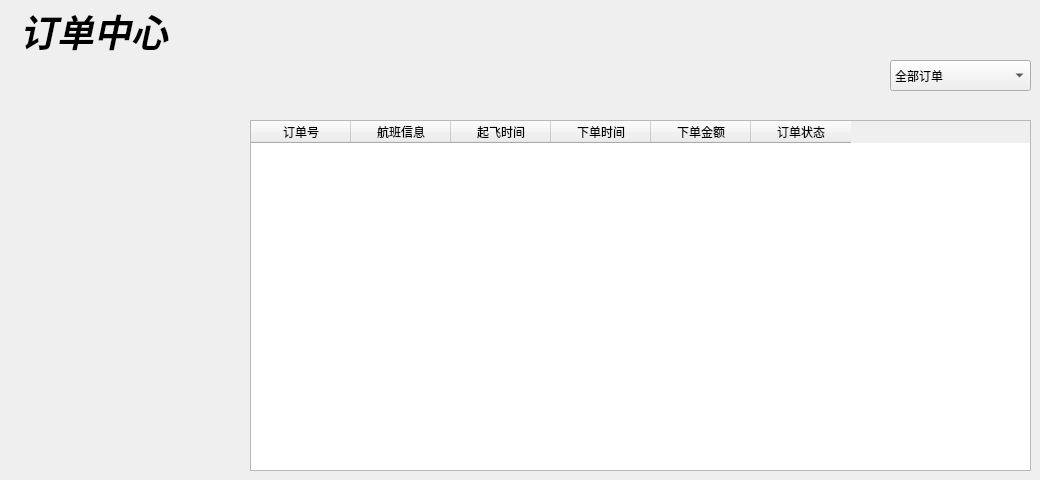
   <widget class="QWidget" name="order_page">
    <widget class="QTableWidget" name="order_cen_tableWidget">
     <property name="geometry">
      <rect>
       <x>250</x>
       <y>120</y>
       <width>781</width>
       <height>351</height>
      </rect>
     </property>
     <property name="styleSheet">
      <string notr="true">QPalette{background:#D7DBE4;}QGroupBox#gboxDevicePanel&gt;QLabel{color:#E7ECF0;}

QWidget#frmMain,QWidget[Form=&quot;true&quot;]{
border:1px solid #738393;
border-radius:0px;
}

.QFrame{
border:1px solid #C2CCD8;
border-radius:5px;
}

QLabel,QLineEdit,QTextEdit,QPlainTextEdit,QSpinBox,QGroupBox,QComboBox,QDateEdit,QTimeEdit,QDateTimeEdit,QSpinBox,QTreeView,QListView,QTableView,QTabWidget::pane{
color:#3D3E42;
}

QWidget#widget_title{
background:qlineargradient(spread:pad,x1:0,y1:0,x2:0,y2:1,stop:0 #667481,stop:1 #566373);
}

QLabel#lab_Ico,QLabel#lab_Title{
border-radius:0px;
color:#E7ECF0;
background-color:rgba(0,0,0,0);
border-style:none;
}

QToolButton::menu-indicator{
image:None;
}

QToolButton,QWidget#widget_frm&gt;QLabel{
border-style:none;
padding:10px;
color:#E7ECF0;
background:qlineargradient(spread:pad,x1:0,y1:0,x2:0,y2:1,stop:0 #667481,stop:1 #566373);
}

QToolButton:hover,QWidget#widget_frm&gt;QLabel:hover{
background:qlineargradient(spread:pad,x1:0,y1:0,x2:0,y2:1,stop:0 #778899,stop:1 #708090);
}

QLabel[labVideo=&quot;true&quot;]{
color:#E7ECF0;
border:1px solid #738393;
background:qlineargradient(spread:pad,x1:0,y1:0,x2:0,y2:1,stop:0 #667481,stop:1 #566373);
}

QLabel[labVideo=&quot;true&quot;]:focus{
border:1px solid #FF0000;
background:qlineargradient(spread:pad,x1:0,y1:0,x2:0,y2:1,stop:0 #778899,stop:1 #708090);
}

QLineEdit,QTextEdit,QPlainTextEdit,QSpinBox{
border:1px solid #C2CCD8;
border-radius:5px;
padding:2px;
background:none;
selection-background-color:#667481;
selection-color:#E7ECF0;
}

QLineEdit[echoMode=&quot;2&quot;]{
lineedit-password-character:9679;
}

.QGroupBox{
border:1px solid #C2CCD8;
border-radius:5px;
}

.QPushButton{
border-style:none;
border:1px solid #C2CCD8;
color:#E7ECF0;
padding:5px;
min-height:20px;
border-radius:5px;
background:qlineargradient(spread:pad,x1:0,y1:0,x2:0,y2:1,stop:0 #667481,stop:1 #566373);
}

.QPushButton:hover{
background:qlineargradient(spread:pad,x1:0,y1:0,x2:0,y2:1,stop:0 #778899,stop:1 #708090);
}

.QPushButton:pressed{
background:qlineargradient(spread:pad,x1:0,y1:0,x2:0,y2:1,stop:0 #667481,stop:1 #566373);
}

.QPushButton:disabled{
color:#838383;
background:#F4F4F4;
}

QPushButton#btnSplitterH{
padding:2px;
min-height:8px;
}

QPushButton#btnMenu,QPushButton#btnMenu_Min,QPushButton#btnMenu_Max,QPushButton#btnMenu_Close,QPushButton#btnSplitterV,QPushButton#btnSplitterH{
border-radius:0px;
color:#E7ECF0;
background-color:rgba(0,0,0,0);
border-style:none;
}

QPushButton#btnMenu:hover,QPushButton#btnMenu_Min:hover,QPushButton#btnMenu_Max:hover,QPushButton#btnSplitterV:hover,QPushButton#btnSplitterH:hover{
background-color:qlineargradient(spread:pad,x1:0,y1:1,x2:0,y2:0,stop:0 rgba(25,134,199,0),stop:1 #778899);
}

QPushButton#btnMenu_Close:hover{
background-color:qlineargradient(spread:pad,x1:0,y1:1,x2:0,y2:0,stop:0 rgba(238,0,0,128),stop:1 rgba(238,44,44,255));
}

QCheckBox{
color:#3D3E42;
spacing:2px;
}

QCheckBox::indicator{
width:20px;
height:20px;
}

QCheckBox::indicator:unchecked{
image:url(:/image/checkbox_unchecked.png);
}

QCheckBox::indicator:checked{
image:url(:/image/checkbox_checked.png);
}

QRadioButton{
color:#3D3E42;
spacing:2px;
}

QRadioButton::indicator{
width:15px;
height:15px;
}

QRadioButton::indicator::unchecked{
image:url(:/image/radio_normal.png);
}

QRadioButton::indicator::checked{
image:url(:/image/radio_selected.png);
}

QSpinBox::up-button,QDateEdit::up-button,QTimeEdit::up-button,QDateTimeEdit::up-button{
image:url(:/image/add_top.png);
}

QSpinBox::down-button,QDateEdit::down-button,QTimeEdit::down-button,QDateTimeEdit::down-button{
image:url(:/image/add_bottom.png);
}

QComboBox,QDateEdit,QTimeEdit,QDateTimeEdit,QSpinBox{
border-radius:3px;
padding:3px 5px 3px 5px;
border:1px solid #C2CCD8;
background:none;
selection-background-color:#667481;
selection-color:#E7ECF0;
}

QComboBox::drop-down,QDateEdit::drop-down,QTimeEdit::drop-down,QDateTimeEdit::drop-down{
subcontrol-origin:padding;
subcontrol-position:top right;
width:15px;
border-left-width:1px;
border-left-style:solid;
border-top-right-radius:3px;
border-bottom-right-radius:3px;
border-left-color:#C2CCD8;
}

QComboBox::down-arrow,QDateEdit::down-arrow,QTimeEdit::down-arrow,QDateTimeEdit::down-arrow{
image:url(:/image/add_bottom.png);
}

QMenu{
color:#E7ECF0;
background-color:#667481;
margin:2px;
}

QMenu::item{
padding:3px 20px 3px 20px;
}

QMenu::indicator{
width:13px;
height:13px;
}

QMenu::item:selected{
color:#E7ECF0;
border:0px solid #738393;
background:qlineargradient(spread:pad,x1:0,y1:0,x2:0,y2:1,stop:0 #667481,stop:1 #566373);
}

QMenu::separator{
height:1px;
background:#738393;
}

QProgressBar{
background:#C2CCD8;
border-radius:5px;
text-align:center;
border:1px solid #C2CCD8;
}

QProgressBar::chunk{
width:5px;
margin:0.5px;
background-color:#667481;
}

QSlider::groove:horizontal,QSlider::add-page:horizontal{
height:8px;
border-radius:3px;
background:#C2CCD8;
}

QSlider::sub-page:horizontal{
height:8px;
border-radius:3px;
background:#708090;
}

QSlider::handle:horizontal{
width:13px;
margin-top:-3px;
margin-bottom:-3px;
border-radius:6px;
background:qradialgradient(spread:pad,cx:0.5,cy:0.5,radius:0.5,fx:0.5,fy:0.5,stop:0.6 #667481,stop:0.8 #778899);
}

QSlider::groove:vertical,QSlider::sub-page:vertical{
width:8px;
border-radius:3px;
background:#C2CCD8;
}

QSlider::add-page:vertical{
width:8px;
border-radius:3px;
background:#708090;
}

QSlider::handle:vertical{
height:13px;
margin-left:-2px;
margin-right:-3px;
border-radius:6px;
background:qradialgradient(spread:pad,cx:0.5,cy:0.5,radius:0.5,fx:0.5,fy:0.5,stop:0.6 #667481,stop:0.8 #778899);
}

QScrollBar:vertical{
width:10px;
background-color:rgba(0,0,0,0%);
padding-top:10px;
padding-bottom:10px;
}

QScrollBar:horizontal{
height:10px;
background-color:rgba(0,0,0,0%);
padding-left:10px;
padding-right:10px;
}

QScrollBar::handle:vertical,QScrollBar::handle:horizontal{
width:10px;
background:#708090;
}

QScrollBar::handle:vertical:hover,QScrollBar::handle:horizontal:hover{
width:10px;
background:#566373;
}

QScrollBar::add-line:vertical{
height:10px;
width:10px;
subcontrol-position:bottom;
subcontrol-origin:margin;
border-image:url(:/image/add_bottom.png);
}

QScrollBar::add-line:horizontal{
height:10px;
width:10px;
subcontrol-position:right;
subcontrol-origin:margin;
border-image:url(:/image/add_right.png);
}

QScrollBar::sub-line:vertical{
height:10px;
width:10px;
subcontrol-position:top;
subcontrol-origin:margin;
border-image:url(:/image/add_top.png);
}

QScrollBar::sub-line:horizontal{
height:10px;
width:10px;
subcontrol-position:left;
subcontrol-origin:margin;
border-image:url(:/image/add_left.png);
}

QScrollBar::add-page:vertical,QScrollBar::sub-page:vertical,QScrollBar::add-page:horizontal,QScrollBar::sub-page:horizontal{
width:10px;
background:#C2CCD8;
}

QScrollArea{
border:0px;
}

QTreeView,QListView,QTableView,QTabWidget::pane{
border:1px solid #C2CCD8;
selection-background-color:#778899;
selection-color:#E7ECF0;
alternate-background-color:#DDE0E7;
}

QTableView::item:selected,QListView::item:selected,QTreeView::item:selected{
color:#E7ECF0;
background:qlineargradient(spread:pad,x1:0,y1:0,x2:0,y2:1,stop:0 #667481,stop:1 #566373);
}

QTableView::item:hover,QListView::item:hover,QTreeView::item:hover{
color:#E7ECF0;
background:qlineargradient(spread:pad,x1:0,y1:0,x2:0,y2:1,stop:0 #778899,stop:1 #708090);
}

QTableView::item,QListView::item,QTreeView::item{
padding:5px;
margin:0px;
}

QHeaderView::section,QTableCornerButton:section{
padding:3px;
margin:0px;
color:#E7ECF0;
border:1px solid #C2CCD8;
background:qlineargradient(spread:pad,x1:0,y1:0,x2:0,y2:1,stop:0 #778899,stop:1 #708090);
}

QTabBar::tab{
border-radius:5px;
border:1px solid #C2CCD8;
color:#E7ECF0;
min-width:55px;
min-height:20px;
padding:3px 8px 3px 8px;
margin:1px;
background:qlineargradient(spread:pad,x1:0,y1:0,x2:0,y2:1,stop:0 #778899,stop:1 #708090);
}

QTabBar::tab:selected,QTabBar::tab:hover{
background:qlineargradient(spread:pad,x1:0,y1:0,x2:0,y2:1,stop:0 #667481,stop:1 #566373);
}

QStatusBar::item{
border:0px solid #667481;
border-radius:3px;
}

QToolBox::tab,QToolTip,QGroupBox#gboxDevicePanel{
padding:3px;
border-radius: 5px;
color:#E7ECF0;
background:qlineargradient(spread:pad,x1:0,y1:0,x2:0,y2:1,stop:0 #667481,stop:1 #566373);
}

QToolBox::tab:selected{
background:qlineargradient(spread:pad,x1:0,y1:0,x2:0,y2:1,stop:0 #778899,stop:1 #708090);
}

border-radius:0pxborder:0px</string>
     </property>
     <property name="editTriggers">
      <set>QAbstractItemView::NoEditTriggers</set>
     </property>
     <column>
      <property name="text">
       <string>订单号</string>
      </property>
     </column>
     <column>
      <property name="text">
       <string>航班信息</string>
      </property>
     </column>
     <column>
      <property name="text">
       <string>起飞时间</string>
      </property>
     </column>
     <column>
      <property name="text">
       <string>下单时间</string>
      </property>
     </column>
     <column>
      <property name="text">
       <string>下单金额</string>
      </property>
     </column>
     <column>
      <property name="text">
       <string>订单状态</string>
      </property>
     </column>
    </widget>
    <widget class="QLabel" name="order_cen_label">
     <property name="geometry">
      <rect>
       <x>20</x>
       <y>10</y>
       <width>201</width>
       <height>41</height>
      </rect>
     </property>
     <property name="font">
      <font>
       <family>Adobe Arabic</family>
       <pointsize>28</pointsize>
       <weight>75</weight>
       <italic>true</italic>
       <bold>true</bold>
      </font>
     </property>
     <property name="text">
      <string>订单中心</string>
     </property>
    </widget>
    <widget class="QComboBox" name="order_comboBox">
     <property name="geometry">
      <rect>
       <x>890</x>
       <y>60</y>
       <width>141</width>
       <height>31</height>
      </rect>
     </property>
     <item>
      <property name="text">
       <string>全部订单</string>
      </property>
     </item>
     <item>
      <property name="text">
       <string>未付款</string>
      </property>
     </item>
     <item>
      <property name="text">
       <string>未出行</string>
      </property>
     </item>
    </widget>
   </widget>
